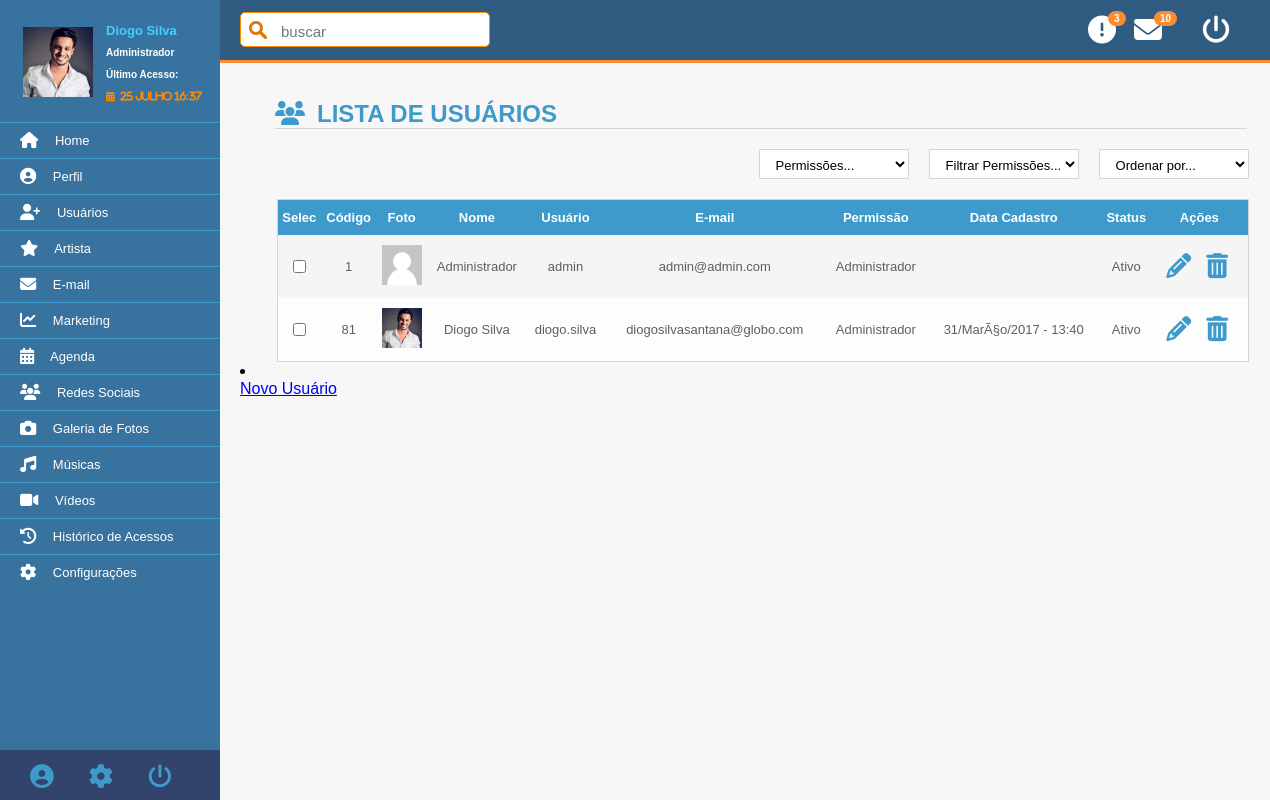
/admin/index.php?id=listar-usuarios (signed in), run on the app's committed database.
### tables this page shows
CREATE TABLE IF NOT EXISTS `usuarios` (
  `id` int(11) NOT NULL AUTO_INCREMENT,
  `nome` varchar(200) NOT NULL,
  `foto` varchar(300) NOT NULL,
  `usuario` varchar(30) NOT NULL,
  `senha` varchar(255) NOT NULL,
  `email` varchar(200) NOT NULL,
  `permissao` varchar(20) NOT NULL,
  `status` varchar(20) NOT NULL,
  `data` varchar(200) DEFAULT NULL,
  PRIMARY KEY (`id`)
);

### config.php (called while the page is built, shortened)
<?php
$usuario = $_SESSION['usuario'];
?>

### admin/config/data.php (called while the page is built, shortened)
<?php
$mes = date('M');
$dia = date('d');
$mes_extenso = array(
    'Jan' => 'Janeiro',
    'Feb' => 'Fevereiro',
    'Mar' => 'Março',
    'Apr' => 'Abril',
    'May' => 'Maio',
    'Jun' => 'Junho',
    'Jul' => 'Julho',
    'Aug' => 'Agosto',
    'Nov' => 'Novembro',
    'Sep' => 'Setembro',
    'Oct' => 'Outubro',
    'Dec' => 'Dezembro'
);
?>

### admin/modulos/usuarios/listar-usuarios.php (the view, shortened to what this page needs)
<h2><i class="fa fa-users">&ensp;</i>LISTA DE USUÁRIOS</h2>
<?php
$sql = "SELECT * FROM usuarios";
$result = mysqli_query($conexao, $sql);
?>
<div class="select-listar">
<select class="caixa-listar-select" name="ordenar">
    <option value="">Ordenar por...</option>
</select>
<select class="caixa-listar-select" name="ordenar">
    <option value="">Filtrar Permissões...</option>
</select>
    <select class="caixa-listar-select" name="ordenar">
        <option value="">Permissões...</option>
    </select>
    <br/><br/>
</div>
<table class="cad-usuarios">
    <tr>
        <th>Selec</th>
        <th>Código</th>
        <th>Foto</th>
        <th>Nome</th>
        <th>Usuário</th>
        <th>E-mail</th>
        <th>Permissão</th>
        <th>Data Cadastro</th>
        <th>Status</th>
        <th>Ações</th>
    </tr>
    <?php while($vreg=mysqli_fetch_row($result)) {
        $id = $vreg[0];
        $nome = $vreg[1];
        $foto = $vreg[2];
        $usuario = $vreg[3];
        $email = $vreg[5];
        $permissao = $vreg[6];
        $status = $vreg[7];
        $data = $vreg[8];
        echo "<tr>";
        echo "<td align='center'><input type='checkbox' value='$id' name='sel[]'/> </td>
              <td>$id</td>
              <td><img src='../images/usuarios/$foto' width='40' height='40' /></td>
              <td>$nome</td>
              <td>$usuario</td>
              <td>$email</td>
              <td>$permissao</td>
              <td>$data</td>
              <td>$status</td>
              <td align='center'>
              <a href='modulos/usuarios/funcoes/editar.php?cod=$id'><i class=\"fa fa-pencil\"></i><br/></a>
              <a href='modulos/usuarios/funcoes/deletar.php?cod=$id' onClick=\"return confirm('Tem certeza que deseja excluir esse usuário?');\"><i class=\"fa fa-trash\"></i><br/></a>
              </td>";
        echo "</tr>";
    }
?>
</table>
  <li><a href="index.php?id=cadastrar-usuarios"><br/><span> Novo Usuário</span></a></li>
<br/>

### admin/index.php (shortened to what this page needs)
<?php $painel_atual = "Administrador";
include "config/data.php";
?>
<!DOCTYPE html>
<html lang="pt-br" xmlns="http://www.w3.org/1999/html">
<head>
    <link rel="stylesheet" href="../css/admin.css" />
    <link rel="stylesheet" href="../css/font-awesome/css/font-awesome.css" />
    <link rel="stylesheet" href="../css/font-awesome/css/font-awesome.min.css" />
    <link rel="stylesheet" href="../css/notificacoes.css" />
    <?php
    require "../config.php";
    ?>
</head>
<body>
<div class="header">
    <div class="pesquisar-header">
        <?php $imgBuscar = "<img src='../images/search.png' width='30px' height='30px'>";?>
        <form class="pesquisar" method="post" action="#">
            <?php echo $imgBuscar; ?><input type="search" placeholder="buscar" class="buscar"/>
        </form>
    </div>
    <div style="margin:0 auto;width:100%">
        <ul class="notificacoes_email">
            <li id="botao_logout"><a href="../logout.php"><i class="fa fa-power-off fa-2x"></i></a></li>
            <li id="notification_email">
                <span id="notification_count_email">10</span>
                <a href="#" id="notificationLink_email"><i class="fa fa-envelope fa-2x"></i></a>
            </li>
        </ul>
        <div style="margin:0 auto;width:100%">
            <ul class="notificacoes_aviso">
                <li id="notification_aviso">
                    <span id="notification_count_aviso">3</span>
                    <a href="#" id="notificationLink_aviso"><i class="fa fa-exclamation-circle fa-2x"></i></a>
                </li>
            </ul>
        </div>
</div>
</div>
<div class="nav">
    <?php
    $sql = "SELECT * FROM usuarios WHERE usuario = '$usuario'";
    $result = mysqli_query($conexao, $sql);
    ?>
    <div class="menu-lateral">
        <div class="header-nav">
            <table class="tabela-usuario">
                <?php while($dado = $result->fetch_array()){ ?>
                <tr>
                    <td rowspan="4"><img src="../images/usuarios/<?php echo $dado['foto']; ?>"/></>
                    <td><div id="nome-usuario"><?php echo $dado["nome"]; ?></div></td>
                </tr>
                <tr>
                    <td><span><?php echo $dado["permissao"]; ?></span></td>
                </tr>
                <tr>
                    <td><span>Último Acesso:</span></td>
                </tr>
                <tr>
                    <?php $ultimo_login = " {$dia} " . $mes_extenso["$mes"] . "  " . date("H:i") ;?>
                    <td><span><i class="fa fa-calendar fa-3x">&nbsp;<?php echo $ultimo_login;?></span></td>
                </tr><?php } ?>
            </table>
        </div>
            <ul class="menu-1">
            <li><a href="index.php?id=home"><i class="fa fa-home fa-lg"></i>&emsp; Home</a></li>
            <li><a href="index.php?id=perfil" ><i class="fa fa-user-circle fa-lg"></i>&emsp; Perfil</a></li>
            <li><a href="index.php?id=usuarios"><i class="fa fa-user-plus fa-lg"></i>&emsp; Usuários</a></li>
            <li><a href="index.php?id=artista"><i class="fa fa-star fa-lg"></i>&emsp; Artista</a></li>
            <li><a href="index.php?id=email"><i class="fa fa-envelope fa-lg"></i>&emsp; E-mail</a></li>
            <li><a href="index.php?id=marketing"><i class="fa fa-line-chart fa-lg"></i>&emsp; Marketing</a></li>
            <li><a href="index.php?id=agenda"><i class="fa fa-calendar fa-lg"></i>&emsp; Agenda</a></li>
            <li><a href="index.php?id=social"><i class="fa fa-users fa-lg"></i>&emsp; Redes Sociais</a></li>
            <li><a href="index.php?id=fotos"><i class="fa fa-camera fa-lg"></i>&emsp; Galeria de Fotos</a></li>
            <li><a href="index.php?id=musicas"><i class="fa fa-music fa-lg"></i>&emsp; Músicas</a></li>
            <li><a href="index.php?id=videos"><i class="fa fa-video-camera fa-lg"></i>&emsp; Vídeos</a></li>
            <li><a href="index.php?id=historico-acessos"><i class="fa fa-history fa-lg"></i>&emsp; Histórico de Acessos</a></li>
            <li><a href="index.php?id=configuracoes"><i class="fa fa-cog fa-lg"></i>&emsp; Configurações</a></li>
                <br/><br/><br/><br/><br/><br/>
        </ul>
    </div>
    <div class="footer-nav">
        <ul class="menu-footer">
            <li><a href="index.php?id=perfil" class="tooltip"><i class="fa fa-user-circle fa-lg"></i><span>Perfil</span></a></li>
            <li><a href="index.php?id=configuracoes" class="tooltip"><i class="fa fa-cog fa-lg"></i><span>Configurações</span></a></li>
            <li><a href="../logout.php" class="tooltip"><i class="fa fa-power-off fa-lg"></i><span>Logout</span></a></li>
        </ul>
    </div>
</div>
<div class="content">
    <div class="article">
    <?php require "config/paginas.php" ?>
    </div>
</div>
</body>
</html>

### css/admin.css (style rules this page uses)
html { background-color: #f7f7f7; }
body { background: #275877; margin: 0; padding: 0; }
.header { position: fixed; z-index: 2; margin: 0; padding: 0; width: 100%; height: 60px; background: #315c81; border-bottom: 3px solid #ff8b31; }
.pesquisar-header { position:absolute; margin: 20px 0 -15px 240px; bottom:0px; height:60px; width:200px; }
.pesquisar img { position: absolute; margin-top: 3px; margin-left: 3px; }
.pesquisar { margin-top: -3px; padding-right: -3px; }
.buscar { background-color: #ffffff; font-size: 15px; width: 250px; height: 35px; border: 1px solid #ff8b00; border-radius: 5px; padding-left: 40px; padding-top: 4px; }
.tabela-usuario { margin: 20px 0 15px 20px; }
.tabela-usuario i { font-size: 10px; font-family: FontAwesome, Arial; color: #ff8b00; font-weight: bold; }
.tabela-usuario td { padding-right: 10px; }
.tabela-usuario tr { width: 10px; margin: 0; padding: 0; }
#nome-usuario { font-size: 13px; color: #46ccff; font-weight: bold; }
.header-nav img { width: 70px; height: 70px; border: solid px #FFFFFF; }
.header-nav span { margin-right: 5px; font-size: 10px; font-weight: bold; color: #ffffff; }
.nav { position: fixed; z-index: 3; display: block; width: 220px; height: 100%; float: left; background: #3873a0; }
.menu-lateral { margin-bottom: 60px; }
.menu-1 { list-style-type: none; margin: 0 0 100px 0; padding: 0; position: fixed; width: 220px; height: 100%; overflow: auto; }
.menu-1 li a { border-top: 1px solid #3e9aca; font-family: Arial; font-size: 13px; display: block; color: #fff; padding: 10px 20px; text-decoration: none; }
.footer-nav { position:fixed; display: block; left:0px; bottom:0px; height:50px; width:220px; background: #32446b; }
.menu-footer { list-style-type: none; position: relative; text-align: left; }
.menu-footer a { float: left; text-align: left; margin: 0 60px 0 -10px; width: 5%; font-family: Arial; font-size: 19px; display: block; color: #3E9ACA; text-decoration: none; }
.menu-footer a.tooltip { position: relative; display: inline; }
.content { float: right; width: 100%; background-color: #ffffff; }
.article { position: absolute; float: right; margin: 60px 100px 0 220px; padding: 10px 0 40px 20px; width: 85%; overflow: auto; }
.article h2 { font-family: Arial; color: #3E9ACA; margin-top: 30px; margin-left:35px; margin-right: 155px; border-bottom: 1px solid #d1d5db; width: 90%; }
.select-listar { border-collapse: collapse; width: 90%; margin-left: 37px; }
.caixa-listar-select { position: relative; float: right; background-color: #ffffff; font-size: 13px; width: 150px; height: 30px; border: solid 1px #d1d5db; padding-left: 12px; padding-top: 3px; margin: 0 0 20px 20px; }

### css/notificacoes.css (style rules this page uses)
body { background-color:#dedede;font-family:arial }
.notificacoes_email { position: relative; list-style:none; margin: 0px; padding: 0px; z-index: 2; }
.notificacoes_email li { float: right; margin-top: 16px; margin-right: 40px; font-size: 14px; font-weight:bold; }
.notificacoes_email li a { color:#FFFFFF;text-decoration:none }
#notification_email { position:relative }
#notification_count_email { padding: 2px 6px 2px 6px; background: #ff8b31; color: #ffffff; font-weight: bold; margin-left: 20px; border-radius: 9px; position: absolute; margin-top: -5px; font-size: 10px; }
.notificacoes_aviso { position: relative; list-style:none; margin: 0px; padding: 0px; z-index: 2; }
.notificacoes_aviso li { float: right; margin-top: 16px; margin-right: 18px; font-size: 14px; font-weight:bold; }
.notificacoes_aviso li a { color:#FFFFFF;text-decoration:none }
#notification_aviso { position:relative }
#notification_count_aviso { padding: 2px 6px 2px 6px; background: #ff8b31; color: #ffffff; font-weight: bold; margin-left: 20px; border-radius: 9px; position: absolute; margin-top: -5px; font-size: 10px; }

### admin/modulos/usuarios/listar-usuarios.php (style rules this page uses)
.cad-usuarios { border-collapse: collapse; width: 90%; margin-left: 37px; background-color: #fdfdfd; border: 1px solid #d1d5db; }
.cad-usuarios td a { position: relative; float: left; padding-left: 15px; font-size: 25px; color: #3e9aca ; -o-transition:.3s; -ms-transition:.3s; -moz-transition:.3s; -webkit-transition:.3s; transition:.3s; }
.cad-usuarios td { text-align: center; font-size: 13px; color: #5b5f65; padding: 10px 0 10px 0; }
.cad-usuarios th { padding: 10px 0 10px 0; }
.cad-usuarios tr:nth-child(even) { background-color: rgba(178, 178, 178, 0.11) }
.cad-usuarios th { background-color: #3e9aca; color: white; font-size: 13px; }

### data on the page
usuarios: foto (picture), nome "Diogo Silva", permissao "Administrador", id "81", usuario "diogo.silva", email "diogosilvasantana@globo.com", data "31/MarÃ§o/2017 - 13:40", status "Ativo"
usuarios: id "1", foto (placeholder picture), nome "Administrador", usuario "admin", email "admin@admin.com", permissao "Administrador", status "Ativo"
